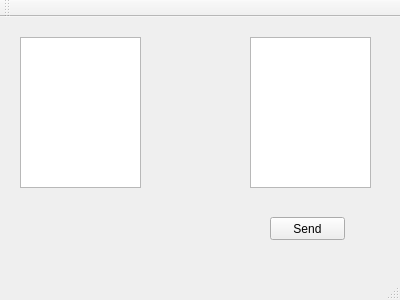
<?xml version="1.0" encoding="UTF-8"?>
<ui version="4.0">
 <class>UServer</class>
 <widget class="QMainWindow" name="UServer">
  <property name="geometry">
   <rect>
    <x>0</x>
    <y>0</y>
    <width>400</width>
    <height>300</height>
   </rect>
  </property>
  <property name="windowTitle">
   <string>UServer</string>
  </property>
  <widget class="QWidget" name="centralWidget">
   <widget class="QPushButton" name="pushButton">
    <property name="geometry">
     <rect>
      <x>270</x>
      <y>200</y>
      <width>75</width>
      <height>23</height>
     </rect>
    </property>
    <property name="text">
     <string>Send</string>
    </property>
   </widget>
   <widget class="QTextEdit" name="textEdit">
    <property name="geometry">
     <rect>
      <x>20</x>
      <y>20</y>
      <width>121</width>
      <height>151</height>
     </rect>
    </property>
   </widget>
   <widget class="QTextEdit" name="textEdit_2">
    <property name="geometry">
     <rect>
      <x>250</x>
      <y>20</y>
      <width>121</width>
      <height>151</height>
     </rect>
    </property>
   </widget>
  </widget>
  <widget class="QMenuBar" name="menuBar">
   <property name="geometry">
    <rect>
     <x>0</x>
     <y>0</y>
     <width>400</width>
     <height>23</height>
    </rect>
   </property>
  </widget>
  <widget class="QToolBar" name="mainToolBar">
   <attribute name="toolBarArea">
    <enum>TopToolBarArea</enum>
   </attribute>
   <attribute name="toolBarBreak">
    <bool>false</bool>
   </attribute>
  </widget>
  <widget class="QStatusBar" name="statusBar"/>
 </widget>
 <layoutdefault spacing="6" margin="11"/>
 <resources/>
 <connections/>
</ui>
